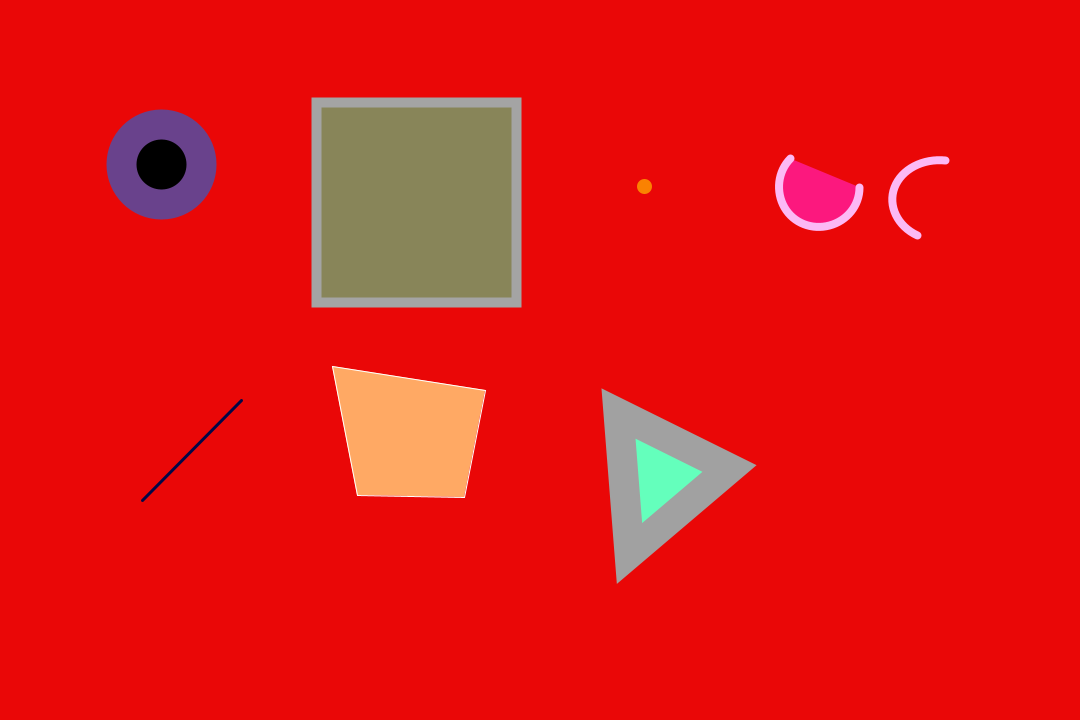
Frame 1 (no input)
Frame 60 (the mouse pressed at the canvas centre just before this capture): identical to frame 1, image omitted
Frame 120 (the mouse held since frame 60 and released just before this capture): identical to frame 1, image omitted

The Processing sketch that drew this single still picture (run headless with seeded random() and noise(); from frame 60 on, the mouse is pressed at the canvas centre):

// Processing sketch: basic_01_Shape
// ── basic_01_Shape.pde
void setup() {
  size(1080, 720);  //画布的大小
  //pixelDensity(2);
}

void draw() {
  background(#EA0707);  
  strokeWeight(30);
  stroke(105,66,140);
  fill(0);
  ellipse(161, 164, 80, 80);   

  strokeWeight(10);
  stroke(164);
  fill(136, 133, 89);
  rect(316, 102, 200, 200);

  strokeWeight(15);
  stroke(250,130,1);
  fill(255, 100, 200);
  point(644, 186);

  strokeWeight(8);
  stroke(252,185,245);
  fill(252, 24, 126);
  arc(819, 187, 80, 80, 0, PI+QUARTER_PI, OPEN);
  noFill();
  arc(940, 200, 95, 80, 2.07, 4.834);

  strokeWeight(3);
  stroke(3,7,71);
  fill(255, 100, 200);
  line(241,400,142,500);

  strokeWeight(1);
  stroke(255);
  fill(255, 169, 100);
  quad(332, 366, 485, 390, 464, 497, 357, 495);

  strokeWeight(30);
  stroke(161);
  fill(100, 255, 188);
  triangle(618, 413, 729, 468, 629, 553);
}
